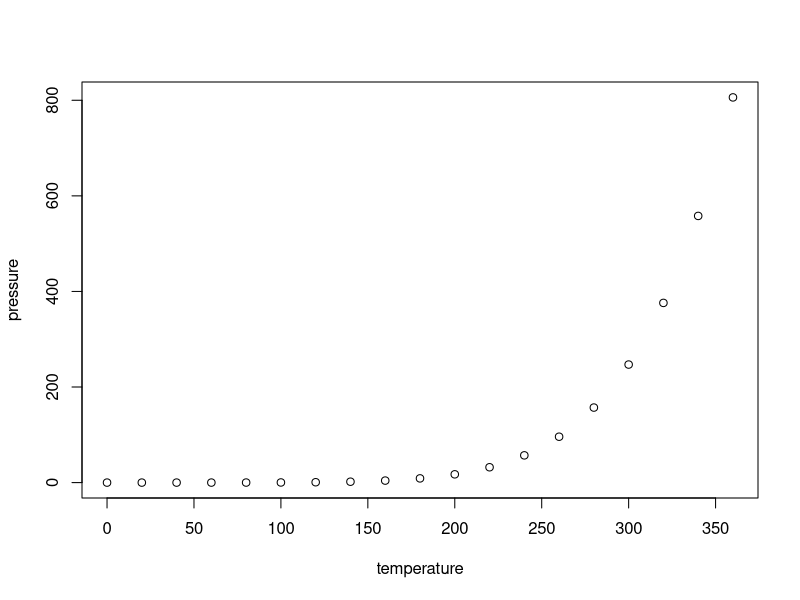
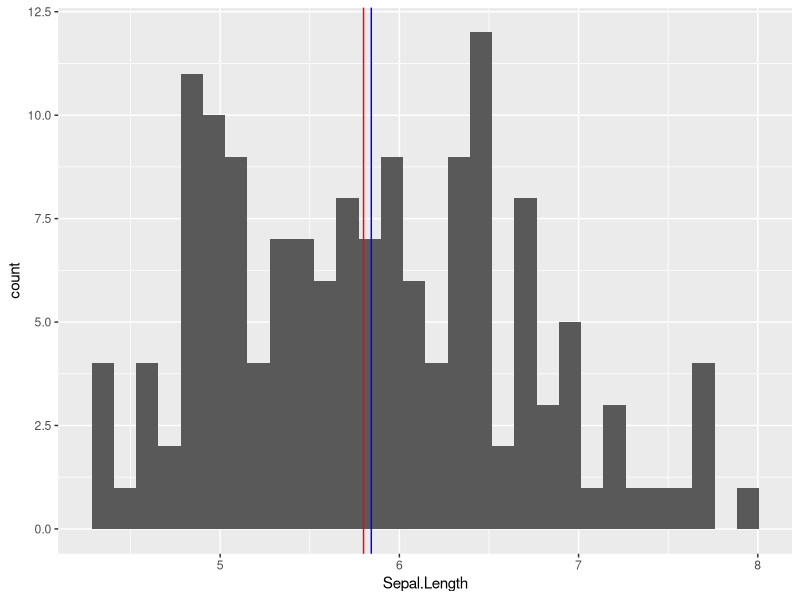

Recreate these plots in R, in order.
## ---- chunk 1
knitr::opts_chunk$set(echo = TRUE)
## ---- chunk 2
plot(pressure)
## ---- chunk 3
library(tidyverse)
## ---- chunk 4
summary(iris)
## ---- chunk 5
iris %>% 
  ggplot2::ggplot(aes(x=Sepal.Length)) +
  geom_histogram() +
  geom_vline(xintercept = mean(iris$Sepal.Length), colour = "blue") +
  geom_vline(xintercept = median(iris$Sepal.Length), colour = "red")
